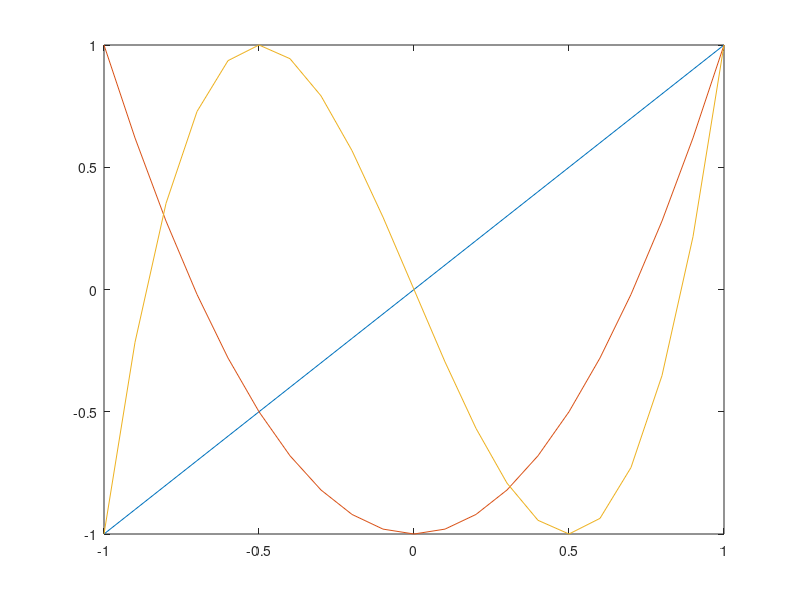

The MATLAB source for this figure:
%a)
t = -1:0.1:1
t1 = cos(acos(t))
plot(t, t1)
hold on
t2 = cos(2*acos(t))
plot(t, t2)
hold on
t3 = cos(3*acos(t))
plot(t, t3)

